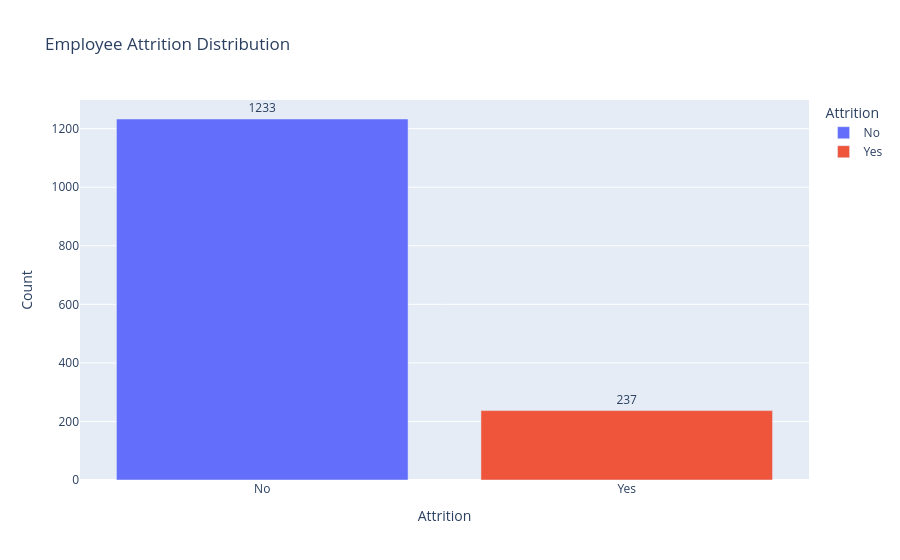

Notebook cell for this chart:
### Code cell
fig = px.bar(
    attrition_counts,
    x='Attrition',
    y='Count',
    color='Attrition',
    text='Count', 
    title='Employee Attrition Distribution'
)

fig.update_traces(textposition='outside') 

fig.show()

### Figure 1 — Plotly figure (JSON) as saved in the notebook; plotly's stock layout.template omitted (floating-point values rounded to 4 significant figures)
{"data": [{"hovertemplate": "Attrition=%{x}<br>Count=%{text}<extra></extra>", "legendgroup": "No", "marker": {"color": "#636efa", "pattern": {"shape": ""}}, "name": "No", "orientation": "v", "showlegend": true, "text": [1233.0], "textposition": "outside", "type": "bar", "x": ["No"], "xaxis": "x", "y": [1233], "yaxis": "y"}, {"hovertemplate": "Attrition=%{x}<br>Count=%{text}<extra></extra>", "legendgroup": "Yes", "marker": {"color": "#EF553B", "pattern": {"shape": ""}}, "name": "Yes", "orientation": "v", "showlegend": true, "text": [237.0], "textposition": "outside", "type": "bar", "x": ["Yes"], "xaxis": "x", "y": [237], "yaxis": "y"}], "layout": {"barmode": "relative", "legend": {"title": {"text": "Attrition"}, "tracegroupgap": 0}, "title": {"text": "Employee Attrition Distribution"}, "xaxis": {"anchor": "y", "categoryarray": ["No", "Yes"], "categoryorder": "array", "domain": [0, 1], "title": {"text": "Attrition"}}, "yaxis": {"anchor": "x", "domain": [0, 1], "title": {"text": "Count"}}}}
